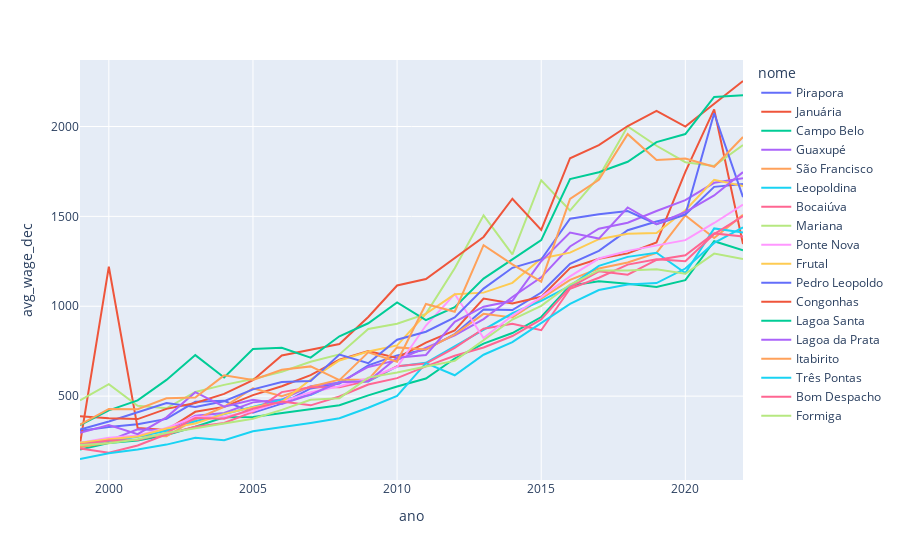

Write notebook code for a chart like this one.
### Code cell
fig = px.line(df1, x="ano", y="avg_wage_dec", color='nome')
fig.show()

### Figure 1 — Plotly figure (JSON) as saved in the notebook; plotly's stock layout.template omitted (floating-point values rounded to 4 significant figures)
{"data": [{"hovertemplate": "nome=Pirapora<br>ano=%{x}<br>avg_wage_dec=%{y}<extra></extra>", "legendgroup": "Pirapora", "line": {"color": "#636efa", "dash": "solid"}, "marker": {"symbol": "circle"}, "mode": "lines", "name": "Pirapora", "orientation": "v", "showlegend": true, "type": "scatter", "x": [2022, 2021, 2020, 2019, 2018, 2017, 2016, 2015, 2014, 2013, 2012, 2011, 2010, 2009, 2008, 2007, 2006, 2005, 2004, 2003, 2002, 2001, 2000, 1999], "xaxis": "x", "y": [1680.0, 1664.0, 1510.0, 1471.0, 1423.0, 1308.0, 1236.0, 1076.0, 978.5, 982.2, 845.5, 758.8, 726.4, 671.3, 570.2, 542.6, 458.3, 408.1, 474.5, 468.6, 373.4, 343.9, 328.5, 306.7], "yaxis": "y"}, {"hovertemplate": "nome=Januária<br>ano=%{x}<br>avg_wage_dec=%{y}<extra></extra>", "legendgroup": "Januária", "line": {"color": "#EF553B", "dash": "solid"}, "marker": {"symbol": "circle"}, "mode": "lines", "name": "Januária", "orientation": "v", "showlegend": true, "type": "scatter", "x": [2022, 2021, 2020, 2019, 2018, 2017, 2016, 2015, 2014, 2013, 2012, 2011, 2010, 2009, 2008, 2007, 2006, 2005, 2004, 2003, 2002, 2001, 2000, 1999], "xaxis": "x", "y": [1346.0, 2095.0, 1748.0, 1355.0, 1294.0, 1264.0, 1212.0, 1052.0, 1016.0, 1043.0, 866.1, 798.1, 712.3, 750.4, 703.1, 616.4, 554.8, 505.6, 440.2, 412.7, 311.5, 322.0, 1220.0, 234.8], "yaxis": "y"}, {"hovertemplate": "nome=Campo Belo<br>ano=%{x}<br>avg_wage_dec=%{y}<extra></extra>", "legendgroup": "Campo Belo", "line": {"color": "#00cc96", "dash": "solid"}, "marker": {"symbol": "circle"}, "mode": "lines", "name": "Campo Belo", "orientation": "v", "showlegend": true, "type": "scatter", "x": [2022, 2021, 2020, 2019, 2018, 2017, 2016, 2015, 2014, 2013, 2012, 2011, 2010, 2009, 2008, 2007, 2006, 2005, 2004, 2003, 2002, 2001, 2000, 1999], "xaxis": "x", "y": [1311.0, 1362.0, 1145.0, 1107.0, 1125.0, 1139.0, 1114.0, 940.2, 851.0, 792.1, 709.3, 598.2, 553.9, 504.1, 449.7, 428.0, 406.8, 383.3, 382.4, 330.1, 283.5, 252.6, 238.9, 203.0], "yaxis": "y"}, {"hovertemplate": "nome=Guaxupé<br>ano=%{x}<br>avg_wage_dec=%{y}<extra></extra>", "legendgroup": "Guaxupé", "line": {"color": "#ab63fa", "dash": "solid"}, "marker": {"symbol": "circle"}, "mode": "lines", "name": "Guaxupé", "orientation": "v", "showlegend": true, "type": "scatter", "x": [2022, 2021, 2020, 2019, 2018, 2017, 2016, 2015, 2014, 2013, 2012, 2011, 2010, 2009, 2008, 2007, 2006, 2005, 2004, 2003, 2002, 2001, 2000, 1999], "xaxis": "x", "y": [1713.0, 1687.0, 1590.0, 1530.0, 1465.0, 1432.0, 1333.0, 1161.0, 1051.0, 928.4, 837.8, 767.3, 700.2, 662.3, 575.4, 555.6, 480.7, 465.3, 406.4, 390.7, 308.8, 315.4, 252.6, 215.8], "yaxis": "y"}, {"hovertemplate": "nome=São Francisco<br>ano=%{x}<br>avg_wage_dec=%{y}<extra></extra>", "legendgroup": "São Francisco", "line": {"color": "#FFA15A", "dash": "solid"}, "marker": {"symbol": "circle"}, "mode": "lines", "name": "São Francisco", "orientation": "v", "showlegend": true, "type": "scatter", "x": [2022, 2021, 2020, 2019, 2018, 2017, 2016, 2015, 2014, 2013, 2012, 2011, 2010, 2009, 2008, 2007, 2006, 2005, 2004, 2003, 2002, 2001, 2000, 1999], "xaxis": "x", "y": [1508.0, 1379.0, 1505.0, 1297.0, 1244.0, 1210.0, 1147.0, 1044.0, 937.6, 957.8, 843.9, 759.9, 771.2, 591.8, 591.8, 551.9, 500.2, 544.0, 440.7, 371.0, 276.6, 280.8, 239.9, 216.9], "yaxis": "y"}, {"hovertemplate": "nome=Leopoldina<br>ano=%{x}<br>avg_wage_dec=%{y}<extra></extra>", "legendgroup": "Leopoldina", "line": {"color": "#19d3f3", "dash": "solid"}, "marker": {"symbol": "circle"}, "mode": "lines", "name": "Leopoldina", "orientation": "v", "showlegend": true, "type": "scatter", "x": [2022, 2021, 2020, 2019, 2018, 2017, 2016, 2015, 2014, 2013, 2012, 2011, 2010, 2009, 2008, 2007, 2006, 2005, 2004, 2003, 2002, 2001, 2000, 1999], "xaxis": "x", "y": [1410.0, 1433.0, 1185.0, 1298.0, 1275.0, 1225.0, 1114.0, 1030.0, 960.9, 867.8, 779.2, 685.3, 665.1, 580.7, 578.4, 506.3, 480.0, 439.2, 402.5, 360.0, 307.8, 273.6, 252.1, 240.6], "yaxis": "y"}, {"hovertemplate": "nome=Bocaiúva<br>ano=%{x}<br>avg_wage_dec=%{y}<extra></extra>", "legendgroup": "Bocaiúva", "line": {"color": "#FF6692", "dash": "solid"}, "marker": {"symbol": "circle"}, "mode": "lines", "name": "Bocaiúva", "orientation": "v", "showlegend": true, "type": "scatter", "x": [2022, 2021, 2020, 2019, 2018, 2017, 2016, 2015, 2014, 2013, 2012, 2011, 2010, 2009, 2008, 2007, 2006, 2005, 2004, 2003, 2002, 2001, 2000, 1999], "xaxis": "x", "y": [1501.0, 1402.0, 1251.0, 1262.0, 1232.0, 1158.0, 1097.0, 866.5, 902.6, 874.8, 768.7, 681.4, 666.4, 585.6, 548.8, 549.4, 522.5, 412.4, 350.6, 329.4, 288.2, 225.5, 184.9, 208.8], "yaxis": "y"}, {"hovertemplate": "nome=Mariana<br>ano=%{x}<br>avg_wage_dec=%{y}<extra></extra>", "legendgroup": "Mariana", "line": {"color": "#B6E880", "dash": "solid"}, "marker": {"symbol": "circle"}, "mode": "lines", "name": "Mariana", "orientation": "v", "showlegend": true, "type": "scatter", "x": [2022, 2021, 2020, 2019, 2018, 2017, 2016, 2015, 2014, 2013, 2012, 2011, 2010, 2009, 2008, 2007, 2006, 2005, 2004, 2003, 2002, 2001, 2000, 1999], "xaxis": "x", "y": [1897.0, 1781.0, 1801.0, 1893.0, 2001.0, 1720.0, 1532.0, 1701.0, 1289.0, 1506.0, 1212.0, 957.6, 903.1, 874.0, 731.9, 691.0, 636.0, 595.4, 562.6, 523.4, 432.6, 446.1, 566.1, 476.2], "yaxis": "y"}, {"hovertemplate": "nome=Ponte Nova<br>ano=%{x}<br>avg_wage_dec=%{y}<extra></extra>", "legendgroup": "Ponte Nova", "line": {"color": "#FF97FF", "dash": "solid"}, "marker": {"symbol": "circle"}, "mode": "lines", "name": "Ponte Nova", "orientation": "v", "showlegend": true, "type": "scatter", "x": [2022, 2021, 2020, 2019, 2018, 2017, 2016, 2015, 2014, 2013, 2012, 2011, 2010, 2009, 2008, 2007, 2006, 2005, 2004, 2003, 2002, 2001, 2000, 1999], "xaxis": "x", "y": [1565.0, 1463.0, 1368.0, 1337.0, 1308.0, 1265.0, 1166.0, 1051.0, 948.2, 823.1, 1068.0, 892.8, 662.2, 599.8, 554.8, 521.7, 470.8, 417.4, 385.2, 384.8, 323.0, 280.5, 268.9, 240.1], "yaxis": "y"}, {"hovertemplate": "nome=Frutal<br>ano=%{x}<br>avg_wage_dec=%{y}<extra></extra>", "legendgroup": "Frutal", "line": {"color": "#FECB52", "dash": "solid"}, "marker": {"symbol": "circle"}, "mode": "lines", "name": "Frutal", "orientation": "v", "showlegend": true, "type": "scatter", "x": [2022, 2021, 2020, 2019, 2018, 2017, 2016, 2015, 2014, 2013, 2012, 2011, 2010, 2009, 2008, 2007, 2006, 2005, 2004, 2003, 2002, 2001, 2000, 1999], "xaxis": "x", "y": [1669.0, 1703.0, 1535.0, 1408.0, 1403.0, 1373.0, 1298.0, 1266.0, 1130.0, 1076.0, 1066.0, 958.5, 782.3, 748.4, 698.1, 592.6, 466.5, 437.6, 401.4, 347.4, 319.4, 275.2, 260.2, 240.9], "yaxis": "y"}, {"hovertemplate": "nome=Pedro Leopoldo<br>ano=%{x}<br>avg_wage_dec=%{y}<extra></extra>", "legendgroup": "Pedro Leopoldo", "line": {"color": "#636efa", "dash": "solid"}, "marker": {"symbol": "circle"}, "mode": "lines", "name": "Pedro Leopoldo", "orientation": "v", "showlegend": true, "type": "scatter", "x": [2022, 2021, 2020, 2019, 2018, 2017, 2016, 2015, 2014, 2013, 2012, 2011, 2010, 2009, 2008, 2007, 2006, 2005, 2004, 2003, 2002, 2001, 2000, 1999], "xaxis": "x", "y": [1607.0, 2074.0, 1510.0, 1456.0, 1529.0, 1512.0, 1487.0, 1260.0, 1214.0, 1098.0, 938.0, 858.3, 813.8, 683.0, 731.1, 584.6, 578.5, 537.7, 471.5, 439.4, 462.1, 409.2, 359.2, 314.6], "yaxis": "y"}, {"hovertemplate": "nome=Congonhas<br>ano=%{x}<br>avg_wage_dec=%{y}<extra></extra>", "legendgroup": "Congonhas", "line": {"color": "#EF553B", "dash": "solid"}, "marker": {"symbol": "circle"}, "mode": "lines", "name": "Congonhas", "orientation": "v", "showlegend": true, "type": "scatter", "x": [2022, 2021, 2020, 2019, 2018, 2017, 2016, 2015, 2014, 2013, 2012, 2011, 2010, 2009, 2008, 2007, 2006, 2005, 2004, 2003, 2002, 2001, 2000, 1999], "xaxis": "x", "y": [2253.0, 2126.0, 2000.0, 2086.0, 2003.0, 1897.0, 1823.0, 1425.0, 1598.0, 1385.0, 1270.0, 1151.0, 1116.0, 940.0, 790.3, 759.8, 726.5, 588.6, 512.7, 461.5, 429.0, 372.1, 376.5, 388.1], "yaxis": "y"}, {"hovertemplate": "nome=Lagoa Santa<br>ano=%{x}<br>avg_wage_dec=%{y}<extra></extra>", "legendgroup": "Lagoa Santa", "line": {"color": "#00cc96", "dash": "solid"}, "marker": {"symbol": "circle"}, "mode": "lines", "name": "Lagoa Santa", "orientation": "v", "showlegend": true, "type": "scatter", "x": [2022, 2021, 2020, 2019, 2018, 2017, 2016, 2015, 2014, 2013, 2012, 2011, 2010, 2009, 2008, 2007, 2006, 2005, 2004, 2003, 2002, 2001, 2000, 1999], "xaxis": "x", "y": [2174.0, 2165.0, 1958.0, 1913.0, 1804.0, 1746.0, 1707.0, 1368.0, 1261.0, 1154.0, 995.1, 922.7, 1021.0, 905.4, 832.9, 714.1, 769.4, 762.2, 604.1, 728.3, 590.4, 476.1, 420.9, 339.3], "yaxis": "y"}, {"hovertemplate": "nome=Lagoa da Prata<br>ano=%{x}<br>avg_wage_dec=%{y}<extra></extra>", "legendgroup": "Lagoa da Prata", "line": {"color": "#ab63fa", "dash": "solid"}, "marker": {"symbol": "circle"}, "mode": "lines", "name": "Lagoa da Prata", "orientation": "v", "showlegend": true, "type": "scatter", "x": [2022, 2021, 2020, 2019, 2018, 2017, 2016, 2015, 2014, 2013, 2012, 2011, 2010, 2009, 2008, 2007, 2006, 2005, 2004, 2003, 2002, 2001, 2000, 1999], "xaxis": "x", "y": [1746.0, 1617.0, 1524.0, 1456.0, 1549.0, 1376.0, 1410.0, 1251.0, 1031.0, 997.4, 912.9, 729.0, 713.9, 582.5, 577.2, 509.0, 456.3, 480.1, 441.1, 521.8, 381.9, 288.0, 339.3, 295.7], "yaxis": "y"}, {"hovertemplate": "nome=Itabirito<br>ano=%{x}<br>avg_wage_dec=%{y}<extra></extra>", "legendgroup": "Itabirito", "line": {"color": "#FFA15A", "dash": "solid"}, "marker": {"symbol": "circle"}, "mode": "lines", "name": "Itabirito", "orientation": "v", "showlegend": true, "type": "scatter", "x": [2022, 2021, 2020, 2019, 2018, 2017, 2016, 2015, 2014, 2013, 2012, 2011, 2010, 2009, 2008, 2007, 2006, 2005, 2004, 2003, 2002, 2001, 2000, 1999], "xaxis": "x", "y": [1942.0, 1776.0, 1822.0, 1813.0, 1957.0, 1704.0, 1597.0, 1137.0, 1233.0, 1340.0, 969.3, 1013.0, 690.9, 743.3, 589.2, 665.4, 646.4, 589.8, 615.5, 492.2, 487.6, 427.0, 429.0, 340.8], "yaxis": "y"}, {"hovertemplate": "nome=Três Pontas<br>ano=%{x}<br>avg_wage_dec=%{y}<extra></extra>", "legendgroup": "Três Pontas", "line": {"color": "#19d3f3", "dash": "solid"}, "marker": {"symbol": "circle"}, "mode": "lines", "name": "Três Pontas", "orientation": "v", "showlegend": true, "type": "scatter", "x": [2022, 2021, 2020, 2019, 2018, 2017, 2016, 2015, 2014, 2013, 2012, 2011, 2010, 2009, 2008, 2007, 2006, 2005, 2004, 2003, 2002, 2001, 2000, 1999], "xaxis": "x", "y": [1439.0, 1352.0, 1210.0, 1129.0, 1120.0, 1090.0, 1013.0, 907.1, 800.5, 730.3, 616.1, 683.5, 501.8, 435.5, 377.1, 350.9, 326.9, 304.8, 254.5, 267.8, 230.3, 203.5, 182.4, 150.2], "yaxis": "y"}, {"hovertemplate": "nome=Bom Despacho<br>ano=%{x}<br>avg_wage_dec=%{y}<extra></extra>", "legendgroup": "Bom Despacho", "line": {"color": "#FF6692", "dash": "solid"}, "marker": {"symbol": "circle"}, "mode": "lines", "name": "Bom Despacho", "orientation": "v", "showlegend": true, "type": "scatter", "x": [2022, 2021, 2020, 2019, 2018, 2017, 2016, 2015, 2014, 2013, 2012, 2011, 2010, 2009, 2008, 2007, 2006, 2005, 2004, 2003, 2002, 2001, 2000, 1999], "xaxis": "x", "y": [1388.0, 1405.0, 1284.0, 1257.0, 1176.0, 1194.0, 1105.0, 927.1, 834.3, 770.9, 724.5, 665.7, 600.1, 564.3, 497.7, 448.7, 470.2, 429.9, 374.5, 378.1, 295.5, 256.0, 253.2, 231.5], "yaxis": "y"}, {"hovertemplate": "nome=Formiga<br>ano=%{x}<br>avg_wage_dec=%{y}<extra></extra>", "legendgroup": "Formiga", "line": {"color": "#B6E880", "dash": "solid"}, "marker": {"symbol": "circle"}, "mode": "lines", "name": "Formiga", "orientation": "v", "showlegend": true, "type": "scatter", "x": [2022, 2021, 2020, 2019, 2018, 2017, 2016, 2015, 2014, 2013, 2012, 2011, 2010, 2009, 2008, 2007, 2006, 2005, 2004, 2003, 2002, 2001, 2000, 1999], "xaxis": "x", "y": [1263.0, 1293.0, 1180.0, 1205.0, 1199.0, 1199.0, 1121.0, 1002.0, 926.3, 812.3, 696.0, 664.9, 631.0, 603.0, 488.8, 479.8, 423.4, 374.6, 347.4, 323.6, 294.5, 260.5, 237.3, 227.8], "yaxis": "y"}], "layout": {"legend": {"title": {"text": "nome"}, "tracegroupgap": 0}, "margin": {"t": 60}, "xaxis": {"anchor": "y", "domain": [0, 1], "title": {"text": "ano"}}, "yaxis": {"anchor": "x", "domain": [0, 1], "title": {"text": "avg_wage_dec"}}}}
